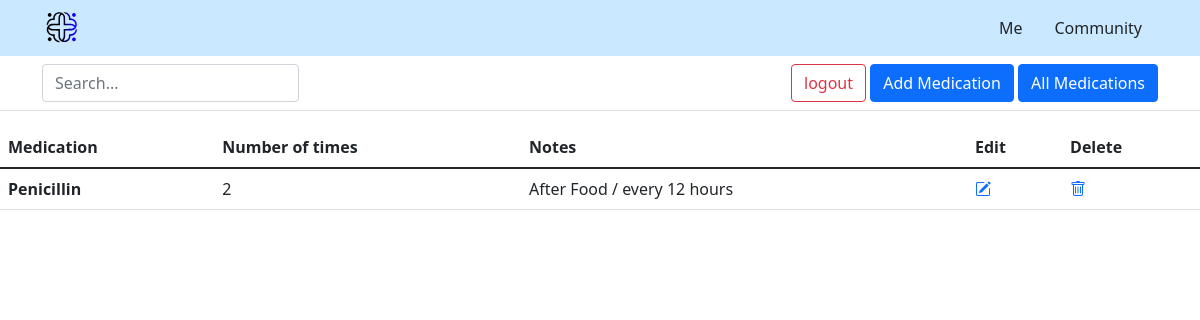
The app's page /meds/ (signed in) with its own data.
### main/models.py (models this page shows, shortened)
class Medication(models.Model):
    patient = models.ForeignKey(User, on_delete=models.CASCADE)
    name = models.CharField(max_length=300)
    times = models.PositiveSmallIntegerField()
    notes = models.CharField(max_length=350)

### main/views.py (the view)
# urls.py: path('meds/', views.meds, name='meds'),
@login_required(login_url='login')
def meds(request):
    meds = Medication.objects.filter(patient=request.user)
    return render(request, "main/user_meds.html", {
        "meds": meds,
    })

### main/templates/main/user_meds.html (shortened to what this page needs)
{% extends "main.html" %}
{% block body %}
    {% for med in meds %}
    <table class="table">
        <thead>
          <tr>
            <th scope="col">Medication</th>
            <th scope="col">Number of times</th>
            <th scope="col">Notes</th>
            <th scope="col">Edit</th>
            <th scope="col">Delete</th>
          </tr>
        </thead>
        <tbody>
         {% for med in meds %}
          <tr>
            <th scope="row">{{ med.name }}</th>
            <td>{{ med.times }}</td>
            <td>{{ med.notes }}</td>
            <td><a href="{% url 'edit_med' med.id %}"><i class="bi bi-pencil-square"></i></a></td>
            <td><a href="{% url 'delete_med' med.id %}"><i class="bi bi-trash"></i></a></td>
          </tr>
         {% endfor %}
        </tbody>
      </table>
    {% endfor %}
{% endblock %}

### records on screen
Medication: name "Penicillin", times "2", notes "After Food / every 12 hours"
